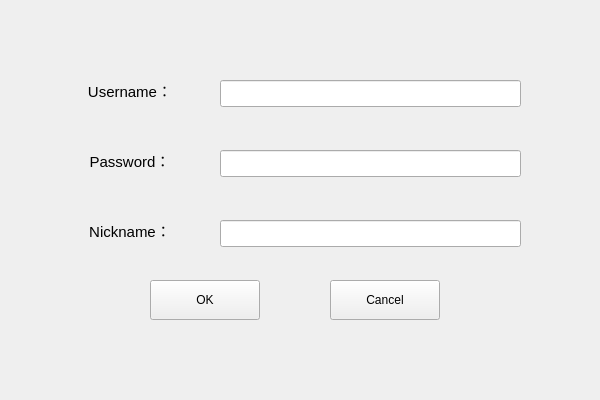
<?xml version="1.0" encoding="UTF-8"?>
<ui version="4.0">
 <class>SignupFormClass</class>
 <widget class="QWidget" name="SignupFormClass">
  <property name="geometry">
   <rect>
    <x>0</x>
    <y>0</y>
    <width>600</width>
    <height>400</height>
   </rect>
  </property>
  <property name="windowTitle">
   <string>SignupForm</string>
  </property>
  <widget class="QLabel" name="label_password">
   <property name="geometry">
    <rect>
     <x>80</x>
     <y>140</y>
     <width>100</width>
     <height>40</height>
    </rect>
   </property>
   <property name="font">
    <font>
     <pointsize>11</pointsize>
     <bold>false</bold>
    </font>
   </property>
   <property name="frameShape">
    <enum>QFrame::NoFrame</enum>
   </property>
   <property name="frameShadow">
    <enum>QFrame::Plain</enum>
   </property>
   <property name="lineWidth">
    <number>1</number>
   </property>
   <property name="text">
    <string>Password：</string>
   </property>
   <property name="alignment">
    <set>Qt::AlignCenter</set>
   </property>
   <property name="wordWrap">
    <bool>false</bool>
   </property>
   <property name="margin">
    <number>0</number>
   </property>
   <property name="indent">
    <number>-1</number>
   </property>
  </widget>
  <widget class="QLabel" name="label_username">
   <property name="geometry">
    <rect>
     <x>80</x>
     <y>70</y>
     <width>100</width>
     <height>40</height>
    </rect>
   </property>
   <property name="font">
    <font>
     <pointsize>11</pointsize>
     <bold>false</bold>
    </font>
   </property>
   <property name="frameShape">
    <enum>QFrame::NoFrame</enum>
   </property>
   <property name="frameShadow">
    <enum>QFrame::Plain</enum>
   </property>
   <property name="lineWidth">
    <number>1</number>
   </property>
   <property name="text">
    <string>Username：</string>
   </property>
   <property name="alignment">
    <set>Qt::AlignCenter</set>
   </property>
   <property name="wordWrap">
    <bool>false</bool>
   </property>
   <property name="margin">
    <number>0</number>
   </property>
   <property name="indent">
    <number>-1</number>
   </property>
  </widget>
  <widget class="QPushButton" name="pushButton_ok">
   <property name="geometry">
    <rect>
     <x>150</x>
     <y>280</y>
     <width>110</width>
     <height>40</height>
    </rect>
   </property>
   <property name="text">
    <string>OK</string>
   </property>
  </widget>
  <widget class="QPushButton" name="pushButton_cancel">
   <property name="geometry">
    <rect>
     <x>330</x>
     <y>280</y>
     <width>110</width>
     <height>40</height>
    </rect>
   </property>
   <property name="text">
    <string>Cancel</string>
   </property>
  </widget>
  <widget class="QLineEdit" name="lineEdit_username">
   <property name="geometry">
    <rect>
     <x>220</x>
     <y>80</y>
     <width>301</width>
     <height>27</height>
    </rect>
   </property>
  </widget>
  <widget class="QLineEdit" name="lineEdit_password">
   <property name="geometry">
    <rect>
     <x>220</x>
     <y>150</y>
     <width>301</width>
     <height>27</height>
    </rect>
   </property>
  </widget>
  <widget class="QLabel" name="label_nickname">
   <property name="geometry">
    <rect>
     <x>80</x>
     <y>210</y>
     <width>100</width>
     <height>40</height>
    </rect>
   </property>
   <property name="font">
    <font>
     <pointsize>11</pointsize>
     <bold>false</bold>
    </font>
   </property>
   <property name="frameShape">
    <enum>QFrame::NoFrame</enum>
   </property>
   <property name="frameShadow">
    <enum>QFrame::Plain</enum>
   </property>
   <property name="lineWidth">
    <number>1</number>
   </property>
   <property name="text">
    <string>Nickname：</string>
   </property>
   <property name="alignment">
    <set>Qt::AlignCenter</set>
   </property>
   <property name="wordWrap">
    <bool>false</bool>
   </property>
   <property name="margin">
    <number>0</number>
   </property>
   <property name="indent">
    <number>-1</number>
   </property>
  </widget>
  <widget class="QLineEdit" name="lineEdit_nickname">
   <property name="geometry">
    <rect>
     <x>220</x>
     <y>220</y>
     <width>301</width>
     <height>27</height>
    </rect>
   </property>
  </widget>
 </widget>
 <layoutdefault spacing="6" margin="11"/>
 <resources/>
 <connections/>
</ui>
